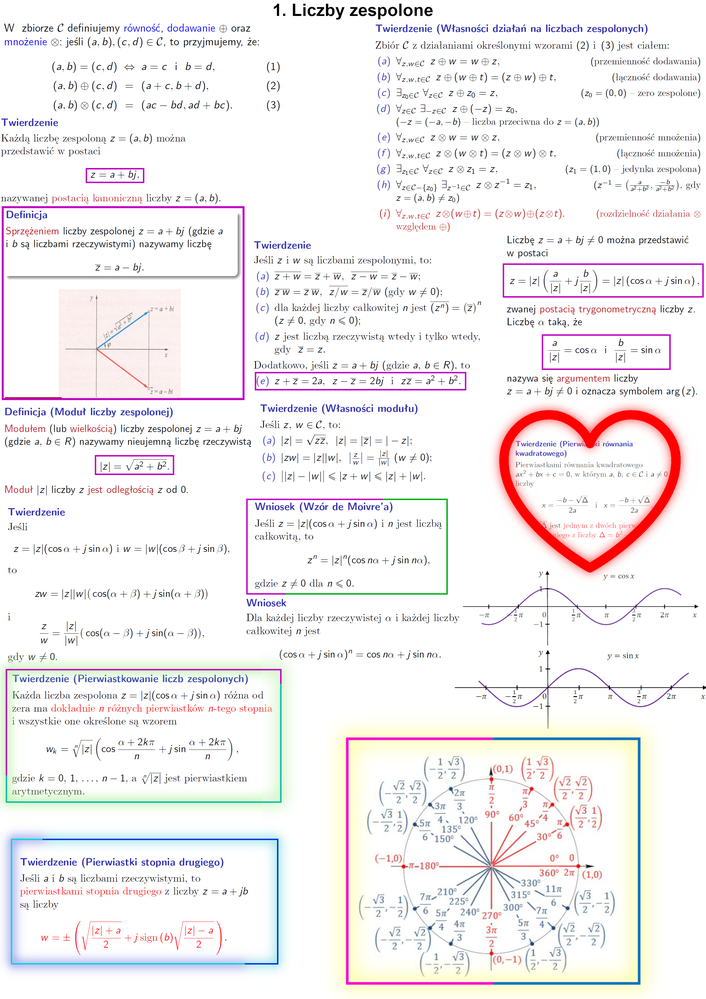
#> input picture own/wzory_1.png, 706 x 999 px, shrunk from 2480 x 3508 before the run, found by its file name
$ python img.py
#> lines starting #> are read from the running program, lines starting #| are printed output that depends on the picture
from PIL import Image
from PIL import ImageOps
import watchdog

def img_to_gray(img):
#> called with img = 'D:\\studia\\sem2\\Pytong\\own\\wzory_1.png'
    og_image = Image.open(img)
#> og_image is the input picture: PIL image 706x999 RGBA; mean R, G, B, A 244.2, 240.3, 241.4, 255
    gray_image = ImageOps.grayscale(og_image)
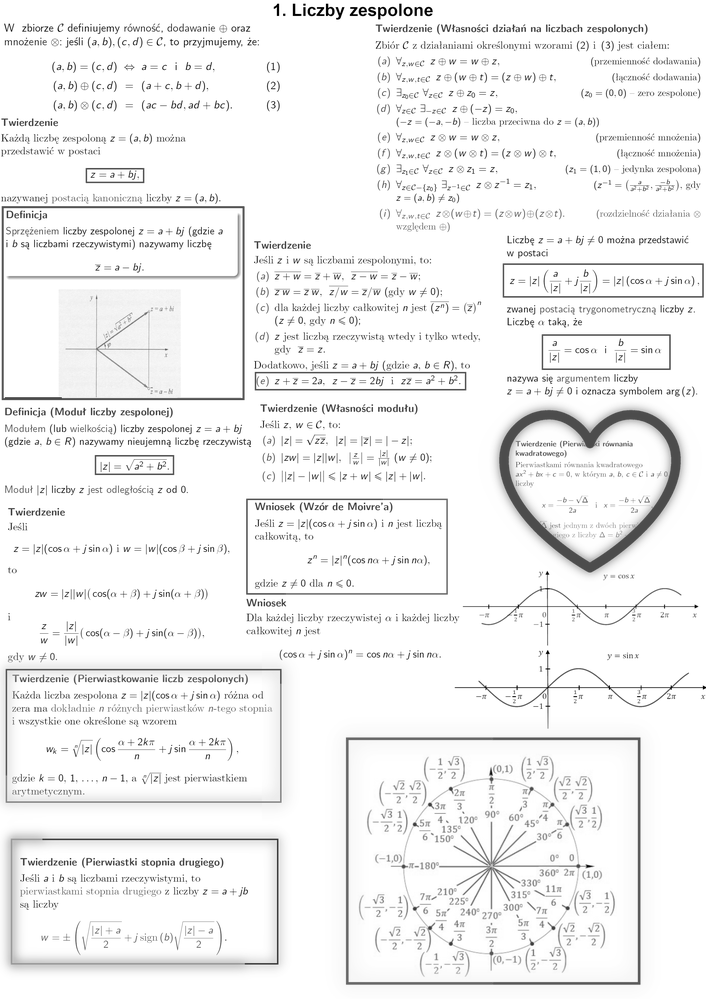
#> gray_image: PIL image 706x999 L; min 0, max 255, mean 241.6
    im = gray_image.convert("RGB")
    gray_image.save(f"D:\studia\sem2\Pytong\own\image2.pdf")

img_to_gray("D:\studia\sem2\Pytong\own\wzory_1.png")

$ run again, with own/wzory_2.png copied over own/wzory_1.png
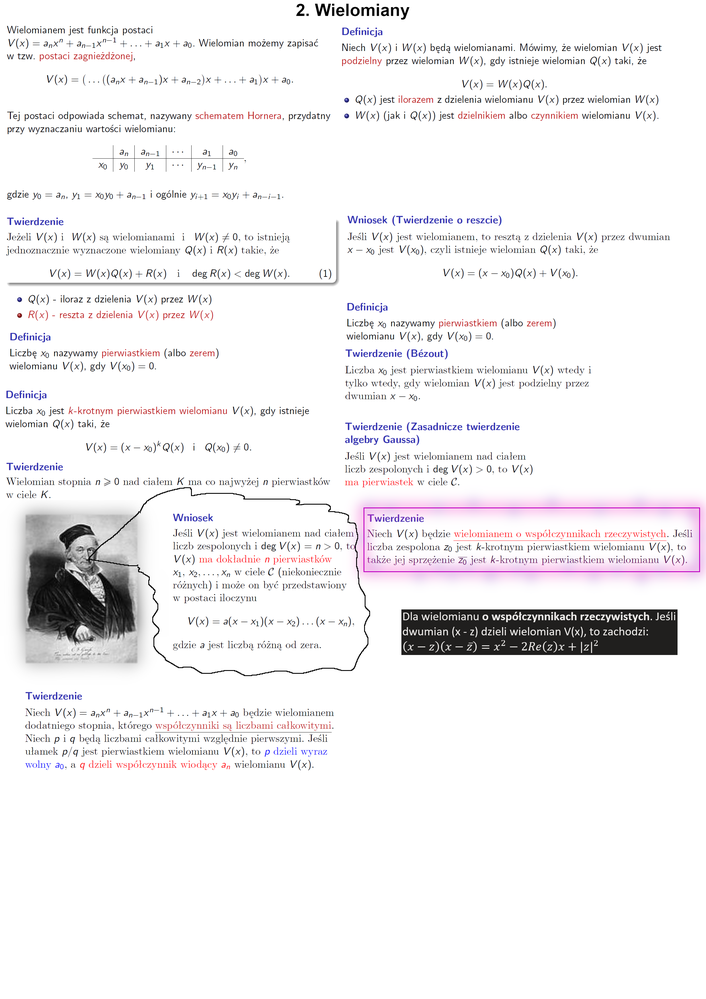
#> input picture own/wzory_2.png, 706 x 999 px, shrunk from 2480 x 3508 before the run, found by its file name
#> in img_to_gray, og_image is the input picture: PIL image 706x999 RGBA; mean R, G, B, A 241.9, 240.3, 241.7, 255
#> in img_to_gray, `gray_image = ImageOps.grayscale(og_image)`:
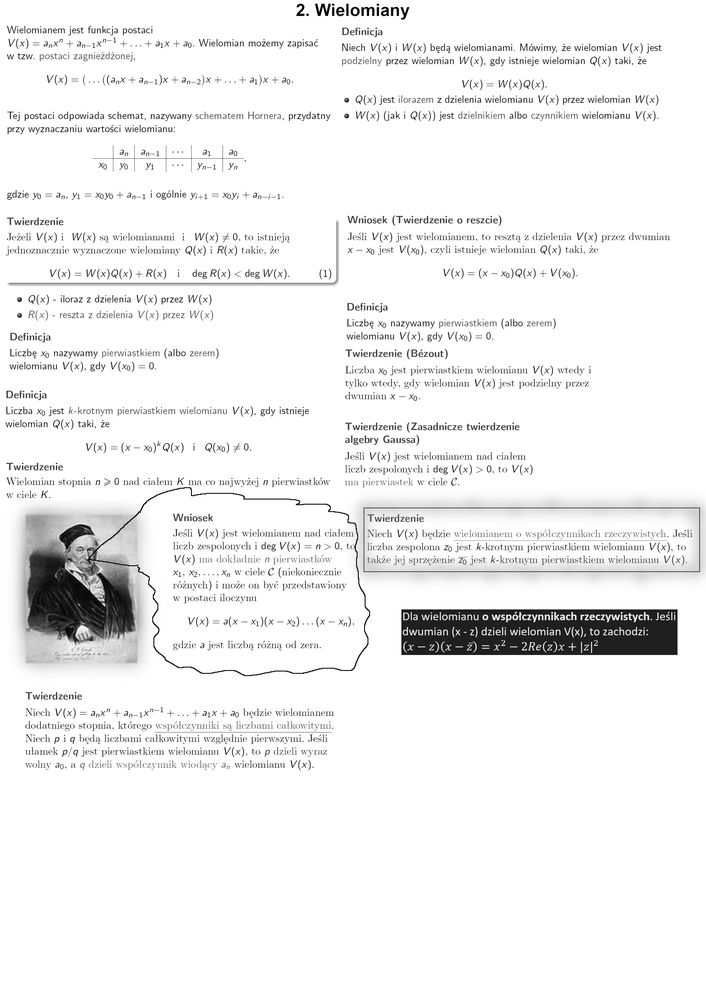
#> gray_image: PIL image 706x999 L; min 0, max 255, mean 240.9
